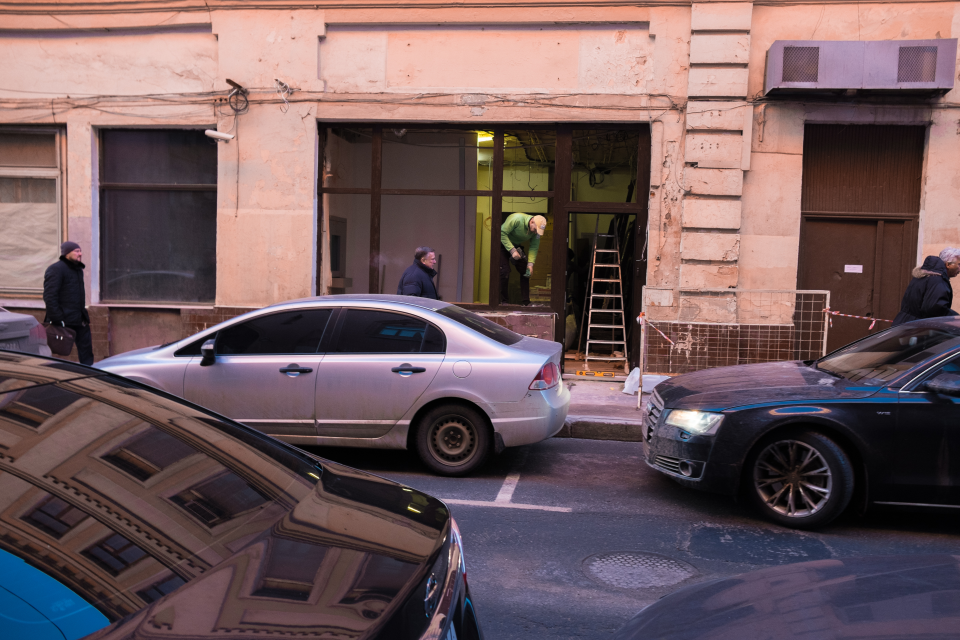
#> input picture examples/before_1.jpg, 2879 x 1920 px (shown at 1/3 size)
$ python -i main.py   (imports and definitions only)
#> lines starting #> are read from the running program, lines starting #| are printed output that depends on the picture
#!/usr/bin/env python3
"""Pixelartor."""
import argparse
from skimage import io
from skimage import transform as tf
from skimage import exposure
from skimage import feature
from skimage import filters
import numpy as np
import sys

# const
__author__ = "Krlnk"
__version__ = 0.1
W, H = 800, 500
# convert float to 4/2 bit slices
four_bits = np.linspace(0.0, 1.0, num=9)
two_bits = np.linspace(0.0, 1.0, num=5)
GR_THR = 1.04  # color "similarity" threshold
# [1 line not run here, left out]


class ImageGraph:
    """Image-based graph."""
    # [42 lines left out: functions __init__, get_moves, recurs, not called in this run]

    def get_mapped(self):
        """Return mapped vertexes."""
        return self.grad


# [26 lines left out: function parse_args, not called in this run]


def eprint(msg, end="\n"):
    """Print for stderr."""
    sys.stderr.write(msg + end)


def make_layout(magnify):
    """Define coordinates of blocks."""
    # define start points / step size
    W_pix = 160 if not magnify else 80
    H_pix = 100 if not magnify else 50
    w_starts = np.linspace(0, W, endpoint=False, num=W_pix)
    w_step = w_starts[1] - w_starts[0]
    h_starts = np.linspace(0, H, endpoint=False, num=H_pix)
    h_step = h_starts[1] - h_starts[0]
    # color bins
    # bins = np.linspace(0.0, 1.0, num=args.colors)
    return W_pix, H_pix, w_starts, w_step, h_starts, h_step


def enhance_edges(im, edges_sigma, egdes_blur_sigma):
    """Paint edges black."""
    edges = feature.canny(im[:, :, 1], sigma=edges_sigma)
    edges = filters.gaussian(edges, sigma=egdes_blur_sigma)
    edges = edges.astype(float) * 2.8
    im[:, :, 0] -= edges
    im[:, :, 1] -= edges
    im[:, :, 2] -= edges
    im[im < 0.0] = 0.0
    return im


# [75 lines left out: functions convert_to_256, is_grad, get_average_colors, make_gradient_map, colors_average, not called in this run]


def pixel(im, magn=False, lp=4, rp=98, edges_sigma=3, egdes_blur_sigma=0.3):
    """Pixelator itself."""
    eprint("Precomputing pixels, preprocessing the image...")
    im = tf.resize(im, (H, W))
    pic = np.zeros((H, W, 3))  # init empty image with zeros
    _, _, w_starts, w_step, h_starts, h_step = make_layout(magn)

    # contrast percentiles
    perc_left, perc_right = np.percentile(im, (lp, rp))
    im = exposure.rescale_intensity(im, in_range=(perc_left, perc_right))

    # find edges
    im = enhance_edges(im, edges_sigma, egdes_blur_sigma)
    ave_colors = get_average_colors(im, w_starts, h_starts, w_step, h_step)
    grad_map, clusters_num = make_gradient_map(ave_colors, w_starts, h_starts)

    for clust_num in range(1, clusters_num + 1):
        colors = ave_colors[grad_map == clust_num]
        cluster_ave = colors_average(colors)
        ave_colors[grad_map == clust_num] = cluster_ave

    # main loop \ "pixel" by "pixel"
    eprint("Assigning colors...")
    for w_num, w_startf in enumerate(w_starts):
        for h_num, h_startf in enumerate(h_starts):
            # define the coords of the square
            w_start = int(w_startf)
            h_start = int(h_startf)
            w_end = int(w_start + w_step)
            h_end = int(h_start + h_step)

            # find the closest color
            color = ave_colors[w_num, h_num]
            digitized = convert_to_256(color[0], color[1], color[2])

            # and apply it
            pic[h_start: h_end, w_start: w_end, 0] = digitized[0]
            pic[h_start: h_end, w_start: w_end, 1] = digitized[1]
            pic[h_start: h_end, w_start: w_end, 2] = digitized[2]
    return pic


# [14 lines left out: function main, not called in this run]


# [2 lines not run here, left out]

>>> import cv2
>>> picture = cv2.imread('examples/before_1.jpg', cv2.IMREAD_GRAYSCALE)
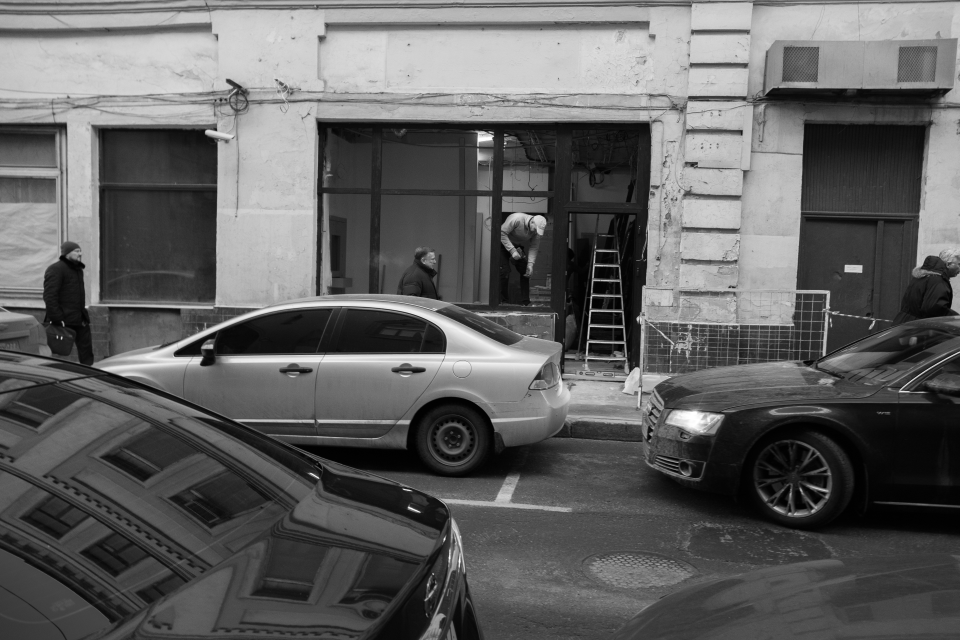
#> picture: shape (1920, 2879) (shown at 1/3 size); min 0, max 255, mean 97
>>> result = pixel(picture)
#> in pixel, `im = tf.resize(im, (H, W))`:
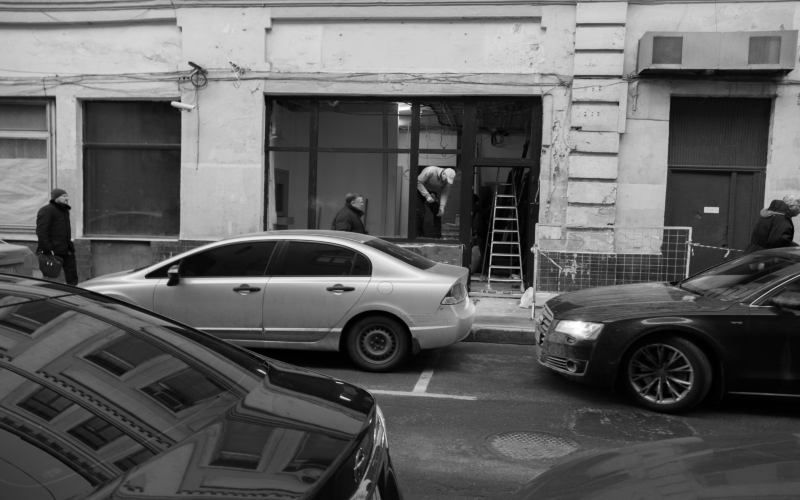
#> im: shape (500, 800) float64; min 0.00363, max 1, mean 0.38
#> in pixel, `perc_left, perc_right = np.percentile(im, (lp, rp))`: perc_left = 0.0395; perc_right = 0.821
#> in pixel, `im = exposure.rescale_intensity(im, in_range=(perc_left, perc_right))`:
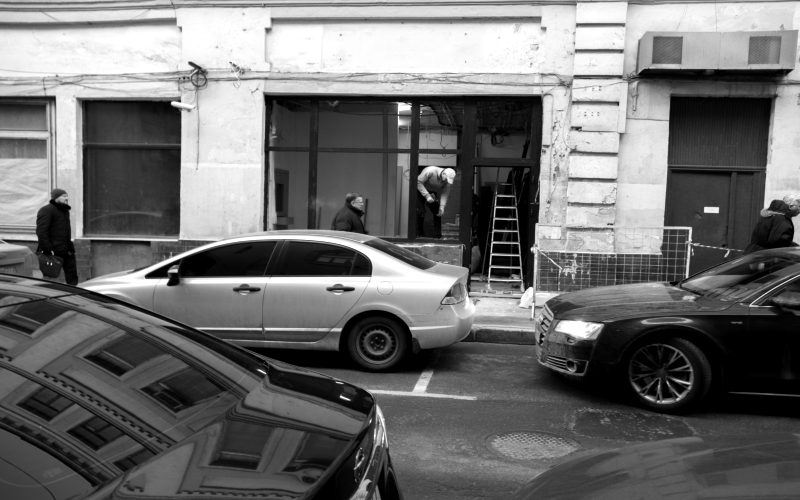
#> im: shape (500, 800) float64; min 0, max 1, mean 0.437
#> (the run stopped early here; a loop or call above may not have finished)

$ run again, on examples/gal_1.jpg
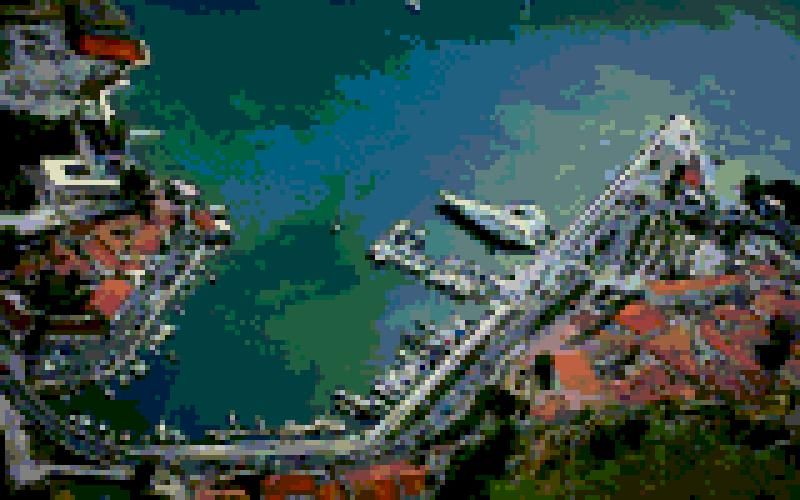
#> input picture examples/gal_1.jpg, 800 x 500 px
#> `picture = cv2.imread('examples/before_1.jpg', cv2.IMREAD_GRAYSCALE)`:
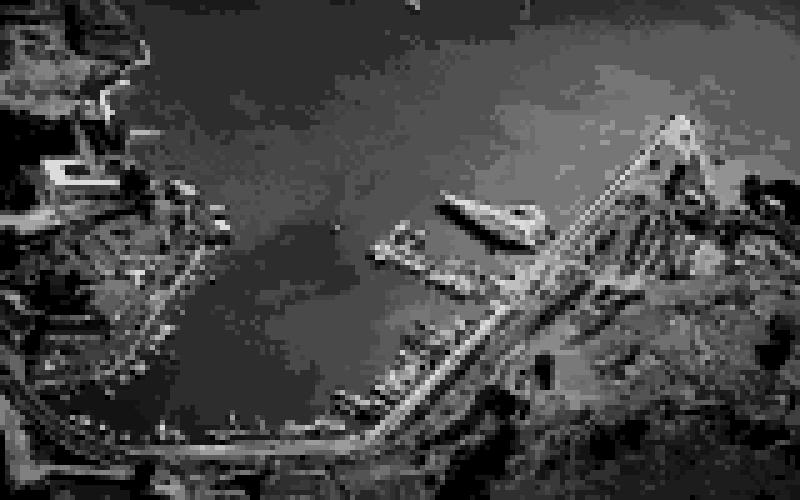
#> picture: shape (500, 800); min 0, max 242, mean 70.5
#> perc_left = 0; perc_right = 0.686
#> in pixel, `im = exposure.rescale_intensity(im, in_range=(perc_left, perc_right))`:
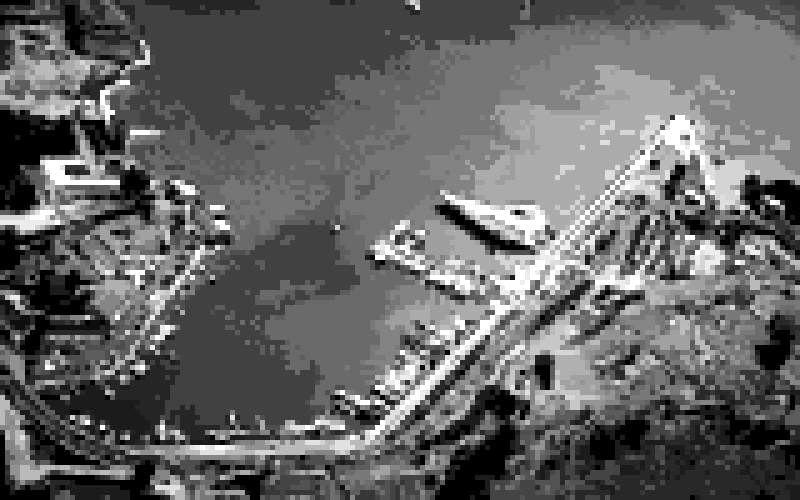
#> im: shape (500, 800) float64; min 0, max 1, mean 0.4

$ run again, on examples/gal_2.jpg
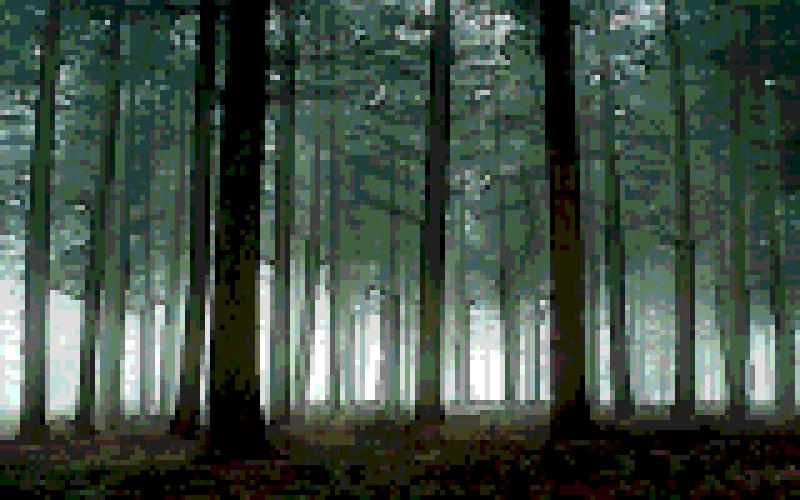
#> input picture examples/gal_2.jpg, 800 x 500 px
#> `picture = cv2.imread('examples/before_1.jpg', cv2.IMREAD_GRAYSCALE)`:
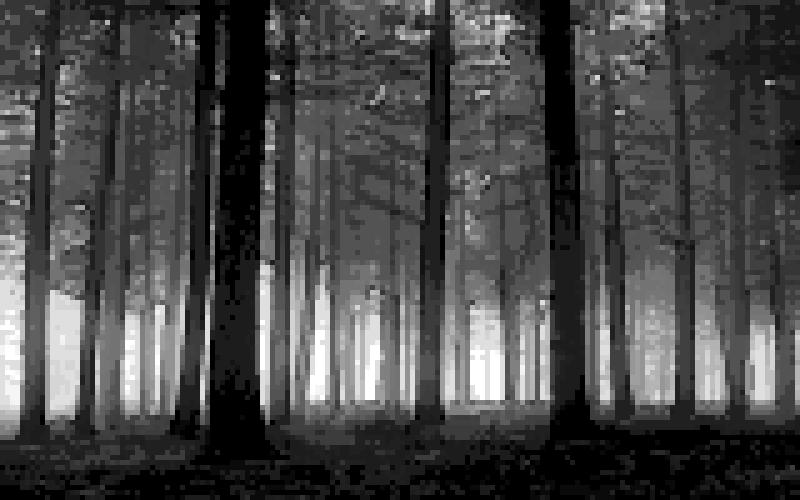
#> picture: shape (500, 800); min 0, max 255, mean 72.6
#> perc_left = 0; perc_right = 0.878
#> in pixel, `im = exposure.rescale_intensity(im, in_range=(perc_left, perc_right))`:
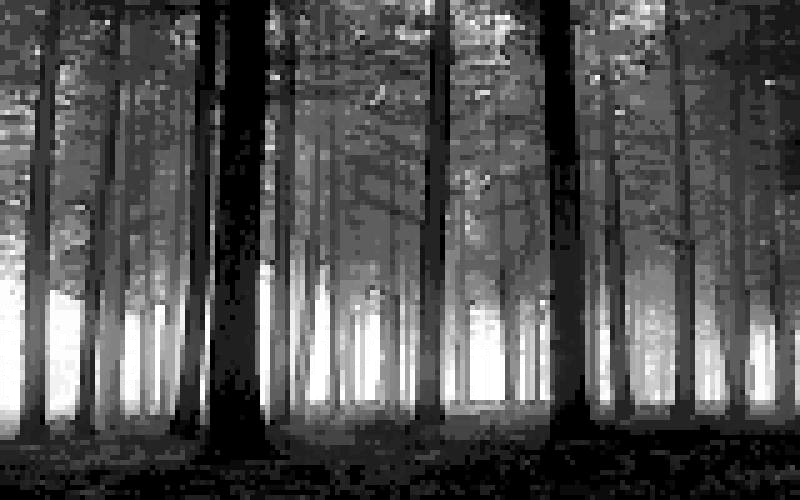
#> im: shape (500, 800) float64; min 0, max 1, mean 0.323

$ run again, on examples/gal_3.jpg
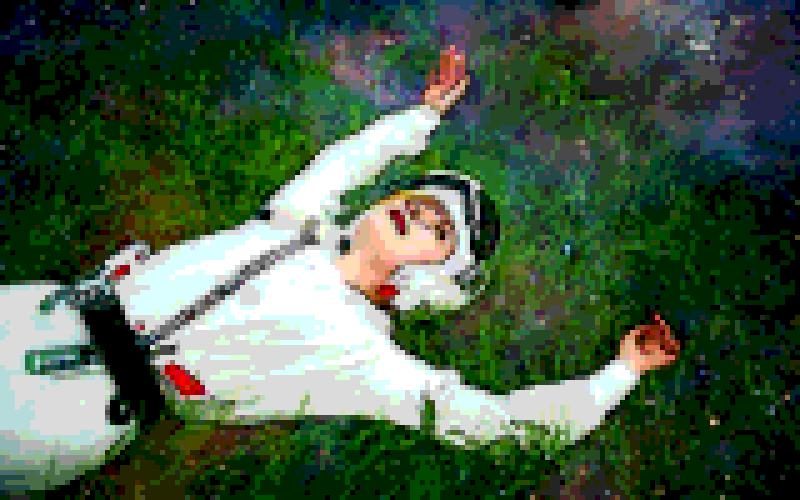
#> input picture examples/gal_3.jpg, 800 x 500 px
#> `picture = cv2.imread('examples/before_1.jpg', cv2.IMREAD_GRAYSCALE)`:
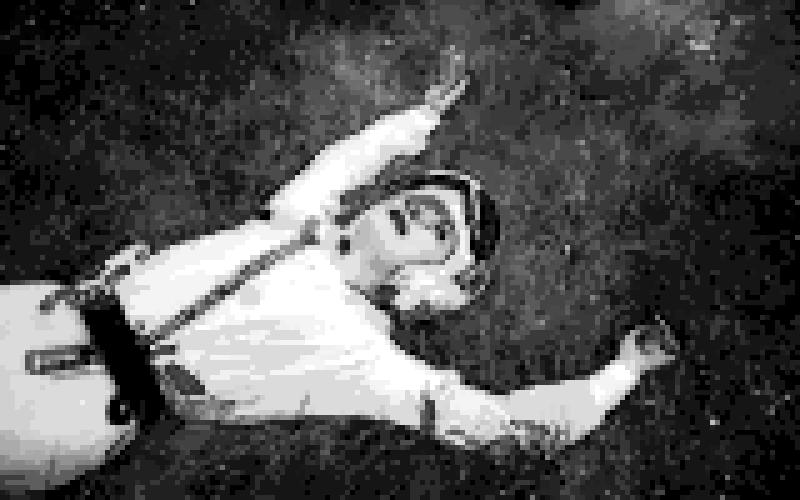
#> picture: shape (500, 800); min 0, max 255, mean 83.3
#> perc_left = 0; perc_right = 1
